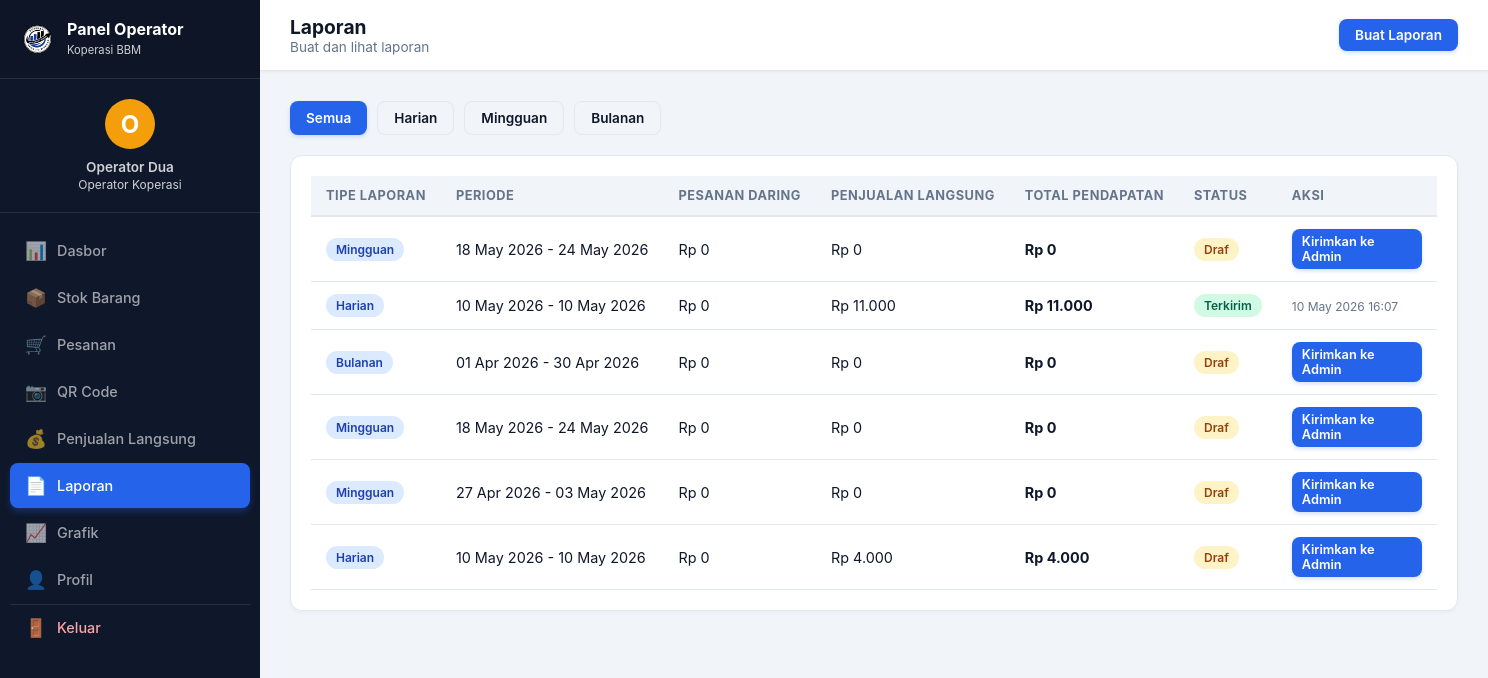
Screenshot of /koperasibbm/operator/laporan.php (signed in) with the database file from the repository.
### tables this page shows
CREATE TABLE `laporan` (
  `id_laporan` int NOT NULL,
  `tipe_laporan` enum('Harian','Mingguan','Bulanan') NOT NULL,
  `tanggal_mulai` date NOT NULL,
  `tanggal_selesai` date NOT NULL,
  `total_pendapatan` decimal(10,2) DEFAULT '0.00',
  `dibuat_oleh` int NOT NULL,
  `total_online` decimal(12,2) DEFAULT '0.00',
  `total_offline` decimal(12,2) DEFAULT '0.00',
  `created_at` timestamp NULL DEFAULT CURRENT_TIMESTAMP,
  `sent_at` timestamp NULL DEFAULT NULL
);

### koperasibbm/config/database.php (called while the page is built, shortened)
<?php
function base_url() {
    return "http://localhost/koperasibbm";
}
?>

### koperasibbm/operator/laporan.php (the view, shortened to what this page needs)
<?php
require_once __DIR__ . '/../config/database.php';
 $id_user = $_SESSION['id_user'];
 $filter_tipe = isset($_GET['tipe']) ? mysqli_real_escape_string($conn, $_GET['tipe']) : '';
 $where = $filter_tipe ? "AND l.tipe_laporan='$filter_tipe'" : "";
 $laporan = mysqli_query($conn, "SELECT l.* FROM laporan l WHERE l.dibuat_oleh=$id_user $where ORDER BY l.created_at DESC");
?>
<!DOCTYPE html>
<html lang="id">
<head><meta charset="UTF-8"><meta name="viewport" content="width=device-width, initial-scale=1.0"><title>Laporan</title><link rel="stylesheet" href="<?php echo base_url(); ?>/assets/css/style.css"></head>
<body>
<div class="admin-container">
    <?php include __DIR__ . '/../includes/operator_sidebar.php'; ?>
    <div class="main-panel">
        <div class="topbar">
            <div>
                <h2>Laporan</h2>
                <p style="font-size:0.85rem; color:var(--text-gray); margin:0;">Buat dan lihat laporan</p>
            </div>
            <button onclick="openModal('modalLaporan')" class="btn btn-primary">Buat Laporan</button>
        </div>
        <div class="content-wrapper">
            <div style="display:flex; gap:10px; margin-bottom:20px;">
                <a href="?tipe=" class="btn <?php echo !$filter_tipe ? 'btn-primary' : 'btn-outline'; ?>">Semua</a>
                <a href="?tipe=Harian" class="btn <?php echo $filter_tipe=='Harian' ? 'btn-primary' : 'btn-outline'; ?>">Harian</a>
                <a href="?tipe=Mingguan" class="btn <?php echo $filter_tipe=='Mingguan' ? 'btn-primary' : 'btn-outline'; ?>">Mingguan</a>
                <a href="?tipe=Bulanan" class="btn <?php echo $filter_tipe=='Bulanan' ? 'btn-primary' : 'btn-outline'; ?>">Bulanan</a>
            </div>
            <div class="card" style="margin:0;">
                <table>
                    <thead>
                        <tr>
                            <th>Tipe Laporan</th>
                            <th>Periode</th>
                            <th>Pesanan Daring</th>
                            <th>Penjualan Langsung</th>
                            <th>Total Pendapatan</th>
                            <th>Status</th>
                            <th>Aksi</th>
                        </tr>
                    </thead>
                    <tbody>
                    <?php while($l = mysqli_fetch_assoc($laporan)): ?>
                    <tr>
                        <td><span class="badge badge-info"><?php echo $l['tipe_laporan']; ?></span></td>
                        <td><?php echo date('d M Y', strtotime($l['tanggal_mulai']))." - ".date('d M Y', strtotime($l['tanggal_selesai'])); ?></td>
                        <td>Rp <?php echo number_format($l['total_online'],0,',','.'); ?></td>
                        <td>Rp <?php echo number_format($l['total_offline'],0,',','.'); ?></td>
                        <td style="font-weight:700;">Rp <?php echo number_format($l['total_pendapatan'],0,',','.'); ?></td>
                        <td>
                            <?php if(!empty($l['sent_at'])): ?>
                                <span class="badge badge-success">Terkirim</span>
                            <?php else: ?>
                                <span class="badge badge-warning">Draf</span>
                            <?php endif; ?>
                        </td>
                        <td>
                            <?php if(empty($l['sent_at'])): ?>
                            <a href="?kirim_admin=<?php echo $l['id_laporan']; ?><?php echo $filter_tipe ? '&tipe='.$filter_tipe : ''; ?>" class="btn btn-sm btn-primary" onclick="return confirm('Kirimkan laporan ini ke Admin?')">Kirimkan ke Admin</a>
                            <?php else: ?>
                                <small style="color:var(--text-gray);"><?php echo date('d M Y H:i', strtotime($l['sent_at'])); ?></small>
                            <?php endif; ?>
                        </td>
                    </tr>
                    <?php endwhile; ?>
                    </tbody>
                </table>
            </div>
        </div>
    </div>
</div>
</body>
</html>

### koperasibbm/assets/css/style.css (style rules this page uses)
:root { --primary: #2563eb; --primary-dark: #1e3a8a; --primary-light: #3b82f6; --bg-light: #f1f5f9; --white: #ffffff; --text-dark: #0f172a; --text-gray: #64748b; --border-color: #e2e8f0; --danger: #ef4444; --warning: #f59e0b; --success: #10b981; --sidebar-bg: #0f172a; --sidebar-hover: #1e293b; }
* { margin: 0; padding: 0; box-sizing: border-box; font-family: 'Inter', 'Segoe UI', Tahoma, Geneva, Verdana, sans-serif; }
body { background-color: var(--bg-light); color: var(--text-dark); font-size: 14px; }
a { text-decoration: none; color: inherit; }
.btn { padding: 8px 16px; border-radius: 8px; font-weight: 600; cursor: pointer; border: none; transition: all 0.2s; display: inline-flex; align-items: center; justify-content: center; gap: 5px; font-size: 0.85rem; }
.btn-primary { background: var(--primary); color: white; box-shadow: 0 2px 4px rgba(37, 99, 235, 0.2); }
.btn-outline { background: transparent; border: 1px solid var(--border-color); color: var(--text-dark); }
.btn-sm { padding: 5px 10px; font-size: 0.8rem; }
.admin-container { display: flex; min-height: 100vh; background: var(--bg-light); }
.main-panel { margin-left: 260px; flex-grow: 1; background: var(--bg-light); min-height: 100vh; display: flex; flex-direction: column; }
.topbar { background: white; padding: 15px 30px; display: flex; justify-content: space-between; align-items: center; box-shadow: 0 1px 3px rgba(0,0,0,0.05); border-bottom: 1px solid var(--border-color); }
.topbar h2 { font-size: 1.2rem; font-weight: 700; color: var(--text-dark); }
.content-wrapper { padding: 30px; flex: 1; }
.card { background: white; border-radius: 12px; box-shadow: 0 2px 4px rgba(0,0,0,0.03); padding: 20px; margin-bottom: 20px; border: 1px solid var(--border-color); max-width: 100%; overflow-x: auto; }
table { width: 100%; border-collapse: collapse; }
.card > table, .card .table-responsive table { min-width: 720px; }
.card table th, .card table td { white-space: nowrap; vertical-align: middle; }
.card table td:last-child { white-space: normal; min-width: 150px; }
table th, table td { padding: 12px 15px; text-align: left; border-bottom: 1px solid var(--border-color); font-size: 0.9rem; }
table th { background: var(--bg-light); font-weight: 700; color: var(--text-gray); font-size: 0.8rem; text-transform: uppercase; letter-spacing: 0.5px; border-bottom: 2px solid var(--border-color); }
.badge { padding: 4px 10px; border-radius: 20px; font-size: 0.75rem; font-weight: 600; display: inline-block; }
.badge-success { background: #d1fae5; color: #065f46; }
.badge-warning { background: #fef3c7; color: #92400e; }
.badge-info { background: #dbeafe; color: #1e40af; }

### rows the page displays
laporan: tipe_laporan "Mingguan", tanggal_mulai "18 May 2026", tanggal_selesai "24 May 2026", total_online "0", total_offline "0", total_pendapatan "0", shows "Draf"
laporan: tipe_laporan "Harian", tanggal_mulai "10 May 2026", tanggal_selesai "10 May 2026", total_online "0", total_offline "11.000", total_pendapatan "11.000", shows "Terkirim", sent_at "10 May 2026 16:07"
laporan: tipe_laporan "Bulanan", tanggal_mulai "01 Apr 2026", tanggal_selesai "30 Apr 2026", total_online "0", total_offline "0", total_pendapatan "0", shows "Draf"
laporan: tipe_laporan "Mingguan", tanggal_mulai "18 May 2026", tanggal_selesai "24 May 2026", total_online "0", total_offline "0", total_pendapatan "0", shows "Draf"
laporan: tipe_laporan "Mingguan", tanggal_mulai "27 Apr 2026", tanggal_selesai "03 May 2026", total_online "0", total_offline "0", total_pendapatan "0", shows "Draf"
laporan: tipe_laporan "Harian", tanggal_mulai "10 May 2026", tanggal_selesai "10 May 2026", total_online "0", total_offline "4.000", total_pendapatan "4.000", shows "Draf"

### other values shown
$_SESSION['nama_lengkap'] "Operator Dua"
